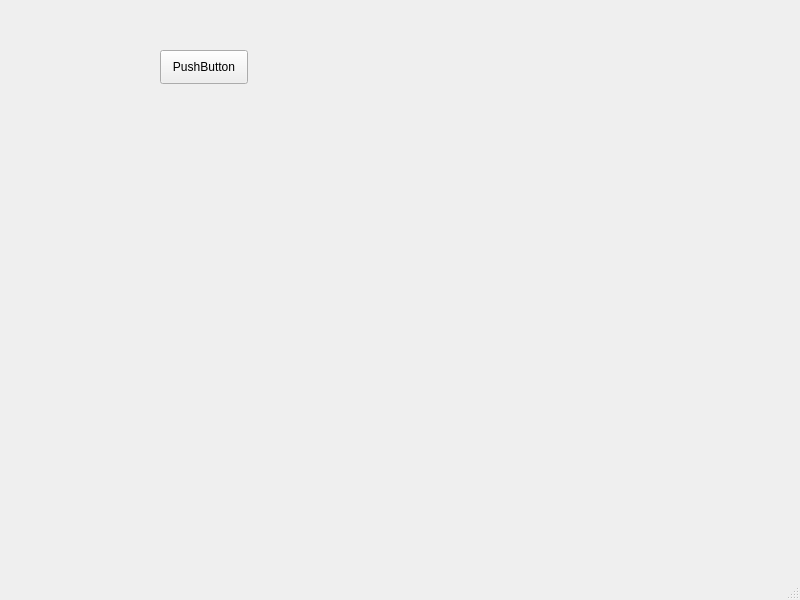
<?xml version="1.0" encoding="UTF-8"?>
<ui version="4.0">
 <class>MainWindow</class>
 <widget class="QMainWindow" name="MainWindow">
  <property name="geometry">
   <rect>
    <x>0</x>
    <y>0</y>
    <width>800</width>
    <height>600</height>
   </rect>
  </property>
  <property name="windowTitle">
   <string>MainWindow</string>
  </property>
  <widget class="QWidget" name="centralwidget">
   <widget class="QPushButton" name="pushButton">
    <property name="geometry">
     <rect>
      <x>160</x>
      <y>50</y>
      <width>88</width>
      <height>34</height>
     </rect>
    </property>
    <property name="text">
     <string>PushButton</string>
    </property>
   </widget>
  </widget>
  <widget class="QMenuBar" name="menubar">
   <property name="geometry">
    <rect>
     <x>0</x>
     <y>0</y>
     <width>800</width>
     <height>30</height>
    </rect>
   </property>
  </widget>
  <widget class="QStatusBar" name="statusbar"/>
 </widget>
 <resources/>
 <connections/>
</ui>
